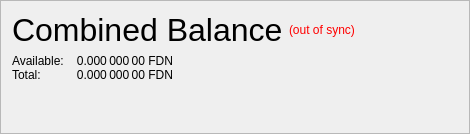
                   <widget class="QFrame" name="frame_CombinedBalances">
                    <property name="minimumSize">
                     <size>
                      <width>470</width>
                      <height>0</height>
                     </size>
                    </property>
                    <property name="frameShape">
                     <enum>QFrame::StyledPanel</enum>
                    </property>
                    <property name="frameShadow">
                     <enum>QFrame::Raised</enum>
                    </property>
                    <layout class="QVBoxLayout" name="verticalLayout_5">
                     <property name="spacing">
                      <number>6</number>
                     </property>
                     <property name="sizeConstraint">
                      <enum>QLayout::SetNoConstraint</enum>
                     </property>
                     <item>
                      <layout class="QHBoxLayout" name="horizontalLayout_5" stretch="0,0,0">
                       <item>
                        <widget class="QLabel" name="label_5z">
                         <property name="minimumSize">
                          <size>
                           <width>0</width>
                           <height>20</height>
                          </size>
                         </property>
                         <property name="font">
                          <font>
                           <pointsize>24</pointsize>
                           <weight>50</weight>
                           <bold>false</bold>
                          </font>
                         </property>
                         <property name="toolTip">
                          <string>Combined Balance (including unconfirmed and immature coins)</string>
                         </property>
                         <property name="text">
                          <string>Combined Balance</string>
                         </property>
                        </widget>
                       </item>
                       <item>
                        <widget class="QLabel" name="labelWalletStatus">
                         <property name="cursor">
                          <cursorShape>WhatsThisCursor</cursorShape>
                         </property>
                         <property name="toolTip">
                          <string>The displayed information may be out of date. Your wallet automatically synchronizes with the Fundin network after a connection is established, but this process has not completed yet.</string>
                         </property>
                         <property name="styleSheet">
                          <string notr="true">QLabel { color: red; }</string>
                         </property>
                         <property name="text">
                          <string notr="true">(out of sync)</string>
                         </property>
                         <property name="alignment">
                          <set>Qt::AlignLeading|Qt::AlignLeft|Qt::AlignVCenter</set>
                         </property>
                        </widget>
                       </item>
                       <item>
                        <spacer name="horizontalSpacer_1">
                         <property name="orientation">
                          <enum>Qt::Horizontal</enum>
                         </property>
                         <property name="sizeHint" stdset="0">
                          <size>
                           <width>40</width>
                           <height>20</height>
                          </size>
                         </property>
                        </spacer>
                       </item>
                      </layout>
                     </item>
                     <item>
                      <layout class="QGridLayout" name="gridLayout_3">
                       <property name="horizontalSpacing">
                        <number>12</number>
                       </property>
                       <property name="verticalSpacing">
                        <number>0</number>
                       </property>
                       <item row="1" column="0">
                        <widget class="QLabel" name="labelBalanceTextz">
                         <property name="text">
                          <string>Available:</string>
                         </property>
                        </widget>
                       </item>
                       <item row="1" column="1">
                        <widget class="QLabel" name="labelBalancez">
                         <property name="font">
                          <font>
                           <weight>50</weight>
                           <bold>false</bold>
                          </font>
                         </property>
                         <property name="cursor">
                          <cursorShape>IBeamCursor</cursorShape>
                         </property>
                         <property name="toolTip">
                          <string>Your current spendable balance</string>
                         </property>
                         <property name="text">
                          <string notr="true">0.000 000 00 FDN</string>
                         </property>
                         <property name="alignment">
                          <set>Qt::AlignRight|Qt::AlignTrailing|Qt::AlignVCenter</set>
                         </property>
                         <property name="textInteractionFlags">
                          <set>Qt::LinksAccessibleByMouse|Qt::TextSelectableByKeyboard|Qt::TextSelectableByMouse</set>
                         </property>
                        </widget>
                       </item>
                       <item row="2" column="0">
                        <widget class="QLabel" name="labelTotalTextz">
                         <property name="text">
                          <string>Total:</string>
                         </property>
                        </widget>
                       </item>
                       <item row="2" column="1">
                        <widget class="QLabel" name="labelTotalz">
                         <property name="font">
                          <font>
                           <weight>50</weight>
                           <bold>false</bold>
                          </font>
                         </property>
                         <property name="cursor">
                          <cursorShape>IBeamCursor</cursorShape>
                         </property>
                         <property name="toolTip">
                          <string>Total Balance, including all unavailable coins.</string>
                         </property>
                         <property name="text">
                          <string notr="true">0.000 000 00 FDN</string>
                         </property>
                         <property name="alignment">
                          <set>Qt::AlignRight|Qt::AlignTrailing|Qt::AlignVCenter</set>
                         </property>
                         <property name="textInteractionFlags">
                          <set>Qt::LinksAccessibleByMouse|Qt::TextSelectableByKeyboard|Qt::TextSelectableByMouse</set>
                         </property>
                        </widget>
                       </item>
                       <item row="2" column="3">
                        <spacer name="horizontalSpacer_2">
                         <property name="orientation">
                          <enum>Qt::Horizontal</enum>
                         </property>
                         <property name="sizeHint" stdset="0">
                          <size>
                           <width>40</width>
                           <height>0</height>
                          </size>
                         </property>
                        </spacer>
                       </item>
                      </layout>
                     </item>
                     <item>
                      <spacer name="verticalSpacer_1">
                       <property name="orientation">
                        <enum>Qt::Vertical</enum>
                       </property>
                       <property name="sizeHint" stdset="0">
                        <size>
                         <width>20</width>
                         <height>40</height>
                        </size>
                       </property>
                      </spacer>
                     </item>
                    </layout>
                   </widget>
